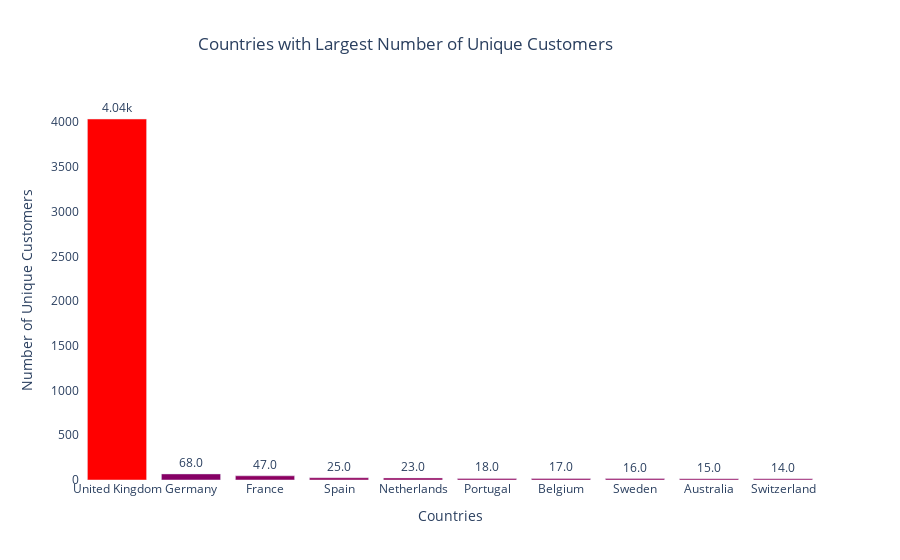
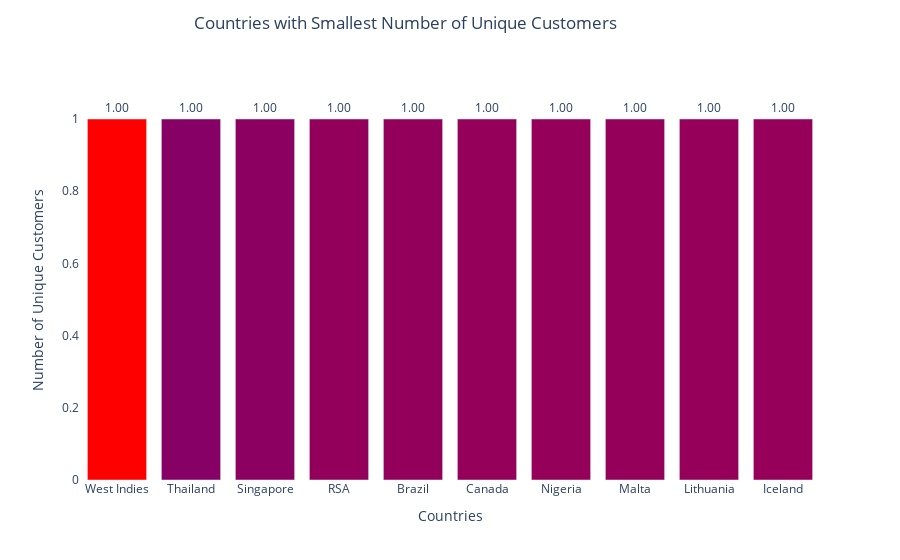

Write notebook code for charts like these, in order.
### Code cell
fig = go.Figure(data=[
    go.Bar(name='Countries with Largest Number of Unique Customers', 
           x=retail_countries_customers_desc['Country'].astype(str), 
           y=retail_countries_customers_desc['Customer Count'],
           marker_opacity=1,
           marker={'color': retail_countries_customers_desc['Customer Count'],'colorscale': 'Rainbow'})
    ])

fig.update_traces(texttemplate='%{y:.3s}', textposition='outside')

fig.update_layout(title='Countries with Largest Number of Unique Customers',
                  title_x=0.45,
                  xaxis_title="Countries",
                  yaxis_title="Number of Unique Customers",
                  plot_bgcolor='white')
fig.show()


fig = go.Figure(data=[
    go.Bar(name='Countries with Smallest Number of Unique Customers', 
           x=retail_countries_customers_asc['Country'].astype(str), 
           y=retail_countries_customers_asc['Customer Count'],
           marker_opacity=1,
           marker={'color': retail_countries_customers_desc['Customer Count'],'colorscale': 'Rainbow'}
          )
    ])

fig.update_traces(texttemplate='%{y:.3s}', textposition='outside')

fig.update_layout(title='Countries with Smallest Number of Unique Customers',
                  title_x=0.45,
                  title_y=0.97,
                  xaxis_title="Countries",
                  yaxis_title="Number of Unique Customers",
                  plot_bgcolor='white')
fig.show()

### Figure 1 — Plotly figure (JSON) as saved in the notebook; plotly's stock layout.template omitted (floating-point values rounded to 4 significant figures)
{"data": [{"marker": {"color": [4035, 68, 47, 25, 23, 18, 17, 16, 15, 14], "colorscale": [[0, "rgb(150,0,90)"], [0.125, "rgb(0,0,200)"], [0.25, "rgb(0,25,255)"], [0.375, "rgb(0,152,255)"], [0.5, "rgb(44,255,150)"], [0.625, "rgb(151,255,0)"], [0.75, "rgb(255,234,0)"], [0.875, "rgb(255,111,0)"], [1, "rgb(255,0,0)"]], "opacity": 1}, "name": "Countries with Largest Number of Unique Customers", "textposition": "outside", "texttemplate": "%{y:.3s}", "type": "bar", "x": ["United Kingdom", "Germany", "France", "Spain", "Netherlands", "Portugal", "Belgium", "Sweden", "Australia", "Switzerland"], "y": [4035, 68, 47, 25, 23, 18, 17, 16, 15, 14]}], "layout": {"plot_bgcolor": "white", "title": {"text": "Countries with Largest Number of Unique Customers", "x": 0.45}, "xaxis": {"title": {"text": "Countries"}}, "yaxis": {"title": {"text": "Number of Unique Customers"}}}}

### Figure 2 — Plotly figure (JSON) as saved in the notebook; plotly's stock layout.template omitted (floating-point values rounded to 4 significant figures)
{"data": [{"marker": {"color": [4035, 68, 47, 25, 23, 18, 17, 16, 15, 14], "colorscale": [[0, "rgb(150,0,90)"], [0.125, "rgb(0,0,200)"], [0.25, "rgb(0,25,255)"], [0.375, "rgb(0,152,255)"], [0.5, "rgb(44,255,150)"], [0.625, "rgb(151,255,0)"], [0.75, "rgb(255,234,0)"], [0.875, "rgb(255,111,0)"], [1, "rgb(255,0,0)"]], "opacity": 1}, "name": "Countries with Smallest Number of Unique Customers", "textposition": "outside", "texttemplate": "%{y:.3s}", "type": "bar", "x": ["West Indies", "Thailand", "Singapore", "RSA", "Brazil", "Canada", "Nigeria", "Malta", "Lithuania", "Iceland"], "y": [1, 1, 1, 1, 1, 1, 1, 1, 1, 1]}], "layout": {"plot_bgcolor": "white", "title": {"text": "Countries with Smallest Number of Unique Customers", "x": 0.45, "y": 0.97}, "xaxis": {"title": {"text": "Countries"}}, "yaxis": {"title": {"text": "Number of Unique Customers"}}}}
